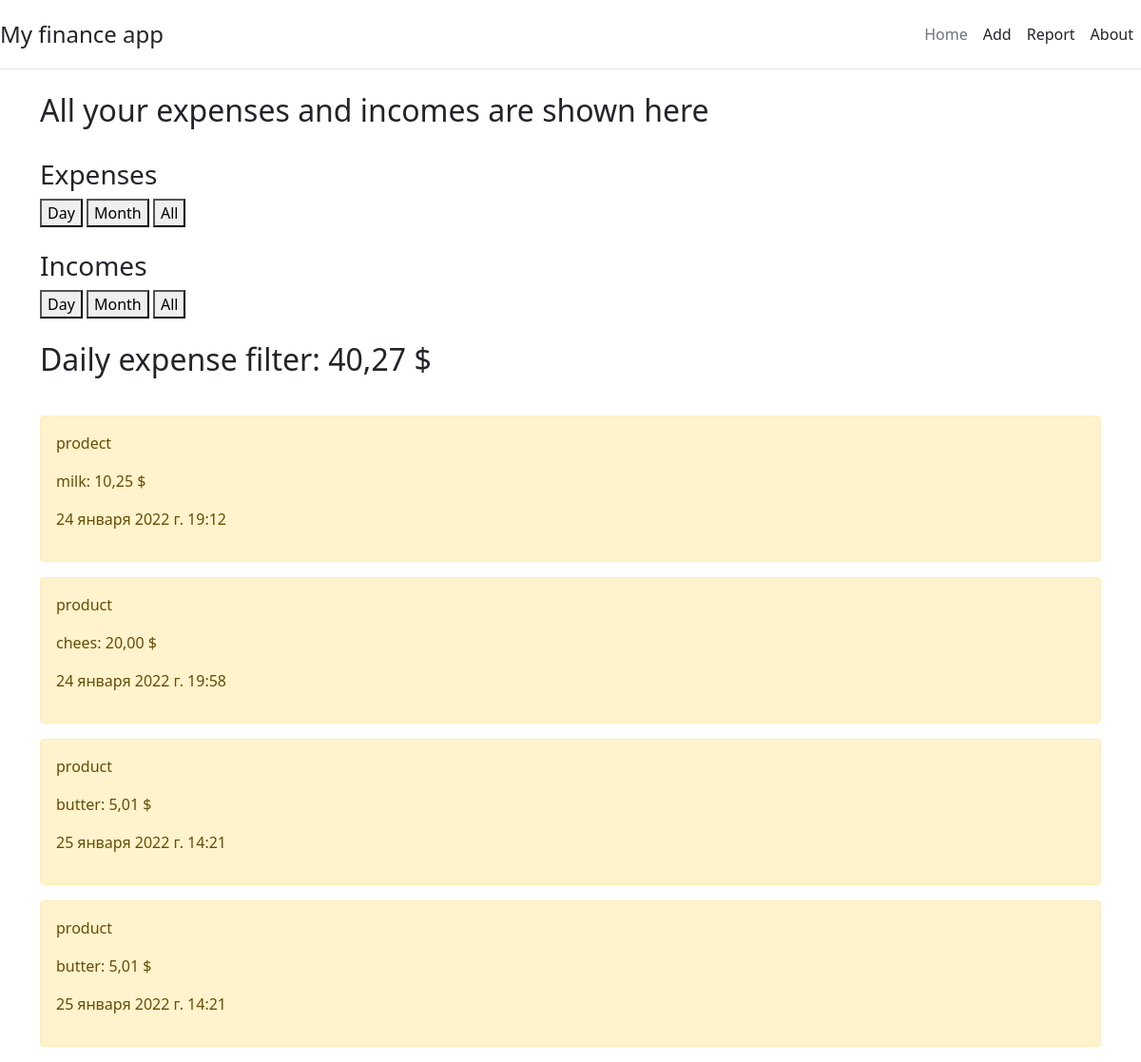
Page /report/day_costs on the committed database.
### base/models.py (models this page shows, shortened)
class Costs(models.Model):
    category = models.CharField(max_length=50)
    list = models.CharField(max_length=150)
    costs = models.DecimalField(decimal_places=2, max_digits=10)
    date = models.DateTimeField()

### base/views.py (the view)
# urls.py: path("report/<str:filter_btn>", views.report_filter, name="report_filter"),
def report_filter(request, filter_btn):
    costs = Costs.objects.all()
    income = Income.objects.all()
    sum_costs = 0
    sum_income = 0
    day = datetime.now() - timedelta(minutes=60*24)
    month = datetime.now() - timedelta(minutes=60*24*30)
    if filter_btn == "all_costs":
        for el in costs:
            sum_costs += el.costs
        context = {"title": "Report", "costs": costs, "sum_costs": sum_costs, "filter": "All Time Expense Filter"}
        return render(request, "base/report.html", context=context)
    elif filter_btn == "all_income":
        for el in income:
            sum_income += el.income
        context = {"title": "Report", "income": income, "sum_income": sum_income, "filter": "All Time Income Filter"}
        return render(request, "base/report.html", context=context)
    elif filter_btn == "day_costs":
        costs = costs.filter(date__gte=day)
        for el in costs:
            sum_costs += el.costs
        context = {"title": "Report", "costs": costs, "sum_costs": sum_costs, "filter": "Daily expense filter"}
        return render(request, "base/report.html", context=context)
    elif filter_btn == "day_income":
        income = income.filter(date__gte=day)
        for el in income:
            sum_income += el.income
        context = {"title": "Report", "income": income, "sum_income": sum_income, "filter": "Daily income filter"}
        return render(request, "base/report.html", context=context)
    elif filter_btn == "month_costs":
        costs = costs.filter(date__gte=day)
        for el in costs:
            sum_costs += el.costs
        context = {"title": "Report", "costs": costs, "sum_costs": sum_costs, "filter": "Monthly expense filter"}
        return render(request, "base/report.html", context=context)
    elif filter_btn == "month_income":
        income = income.filter(date__gte=month)
        for el in income:
            sum_income += el.income
        context = {"title": "Report", "income": income, "sum_income": sum_income, "filter": "Monthly income filter"}
        return render(request, "base/report.html", context=context)

### base/templates/base/report.html (shortened to what this page needs)
{% extends "base/base.html" %}
{% block content %}
    <h2>All your expenses and incomes are shown here </h2><br>
    <div>
        <h3>Expenses</h3>
        <a href="{% url 'report_filter' filter_btn='day_costs' %}"><button>Day</button></a>
        <a href="{% url 'report_filter' filter_btn='month_costs' %}"><button>Month</button></a>
        <a href="{% url 'report_filter' filter_btn='all_costs' %}"><button>All</button></a>
    </div>
    <br>
    <div>
        <h3>Incomes</h3>
        <a href="{% url 'report_filter' filter_btn='day_income' %}"><button>Day</button></a>
        <a href="{% url 'report_filter' filter_btn='month_income' %}"><button>Month</button></a>
        <a href="{% url 'report_filter' filter_btn='all_income' %}"><button>All</button></a>
    </div>
    <br>
    {% if costs %}
    <h2>{{ filter }}: {{ sum_costs }} $</h2>
        <br>
        {% for cost in costs %}
            <div class="alert alert-warning mt-2">
                <p>{{ cost.category }}</p>
                <p>{{ cost.list }}: {{ cost.costs }} $</p>
                <p>{{ cost.date }}</p>
            </div>
        {% endfor %}
    {% endif %}
{% endblock %}

### rows in the picture
Costs: category "prodect", list "milk", costs "10,25", date "24 января 2022 г. 19:12"
Costs: category "product", list "chees", costs "20,00", date "24 января 2022 г. 19:58"
Costs: category "product", list "butter", costs "5,01", date "25 января 2022 г. 14:21"
Costs: category "product", list "butter", costs "5,01", date "25 января 2022 г. 14:21"

### other values in the picture
{{ filter }} "Daily expense filter"
{{ sum_costs }} "40,27"
